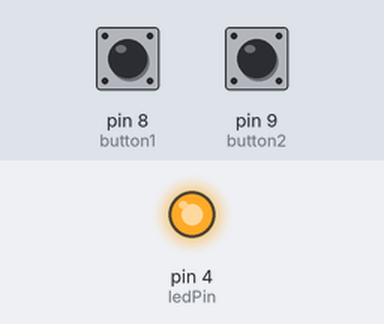
This sketch was run on a simulated Arduino Uno, built with avr-gcc and run on an emulated ATmega328P. Parts: output pins drawn as LEDs (lit = HIGH). Dashed ring = blinking. Inputs (shaded band) come from the test bench; at power-on: pin 8 (button1) HIGH, pin 9 (button2) HIGH.

Above: at 1.2 s.
1.3 s: pin 8 (button1) pulled LOW for 0.15 s
At 1.46 s:
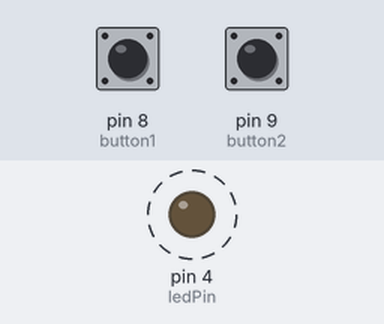
3.0 s: pin 9 (button2) pulled LOW for 1 s
At 4.4 s:
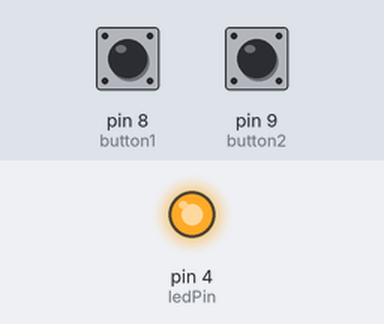
6.0 s: pin 9 (button2) pulled LOW for 3.2 s
At 6.21 s:
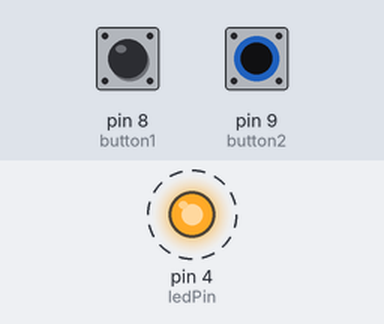
10.7 s: pin 8 (button1) pulled LOW for 3.2 s
At 10.91 s:
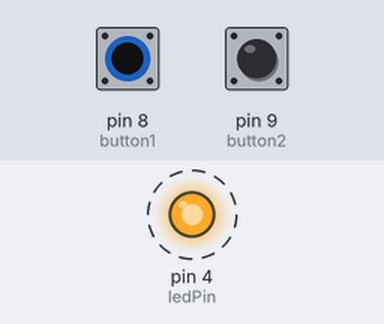
Timing chart, 0 to 15.4 s (numbered marks = the images above; inputs shaded):
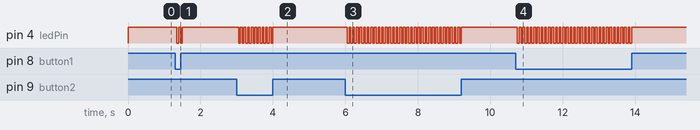

Measured:
- after the input at 1.3 s, pin 4 (ledPin): alternates HIGH for 0.05 s and LOW for 0.05 s, 4 changes in all, then stays HIGH, starting after 0.05 s
- after the input at 3.0 s, pin 4 (ledPin): alternates HIGH for 0.05 s and LOW for 0.05 s, 20 changes in all, then stays HIGH, starting after 0.05 s
- after the input at 6.0 s, pin 4 (ledPin): alternates HIGH for 0.05 s and LOW for 0.05 s, 64 changes in all, then stays HIGH, starting after 0.05 s
- after the input at 10.7 s, pin 4 (ledPin): alternates HIGH for 0.05 s and LOW for 0.05 s, 64 changes in all, then stays HIGH, starting after 0.05 s

The sketch:

test_buttons_nov22a.ino
```cpp
const int button1 = 8;
const int button2 = 9;
const int ledPin = 4;
int buttonState1 = 0;
int buttonState2 = 0;
int state = 0;
int posIs;


void setup() {
  // put your setup code here, to run once:
  Serial.begin(9600);
  pinMode(ledPin, OUTPUT);
  pinMode(button1, INPUT_PULLUP);
  pinMode(button2, INPUT_PULLUP);

}

void loop() {
  // put your main code here, to run repeatedly:
  buttonState1 = digitalRead(button1);
  buttonState2 = digitalRead(button2);
    if(buttonState1 == LOW){
      state = 0;
      digitalWrite(ledPin, HIGH);
      delay(50);
      digitalWrite(ledPin, LOW);
      delay(50);
    }
    if(buttonState2 == LOW){
      state = 1;
      digitalWrite(ledPin, HIGH);
      delay(50);
      digitalWrite(ledPin, LOW);
      delay(50);
    }
    else{
    digitalWrite(ledPin, HIGH);
    }


}
```
